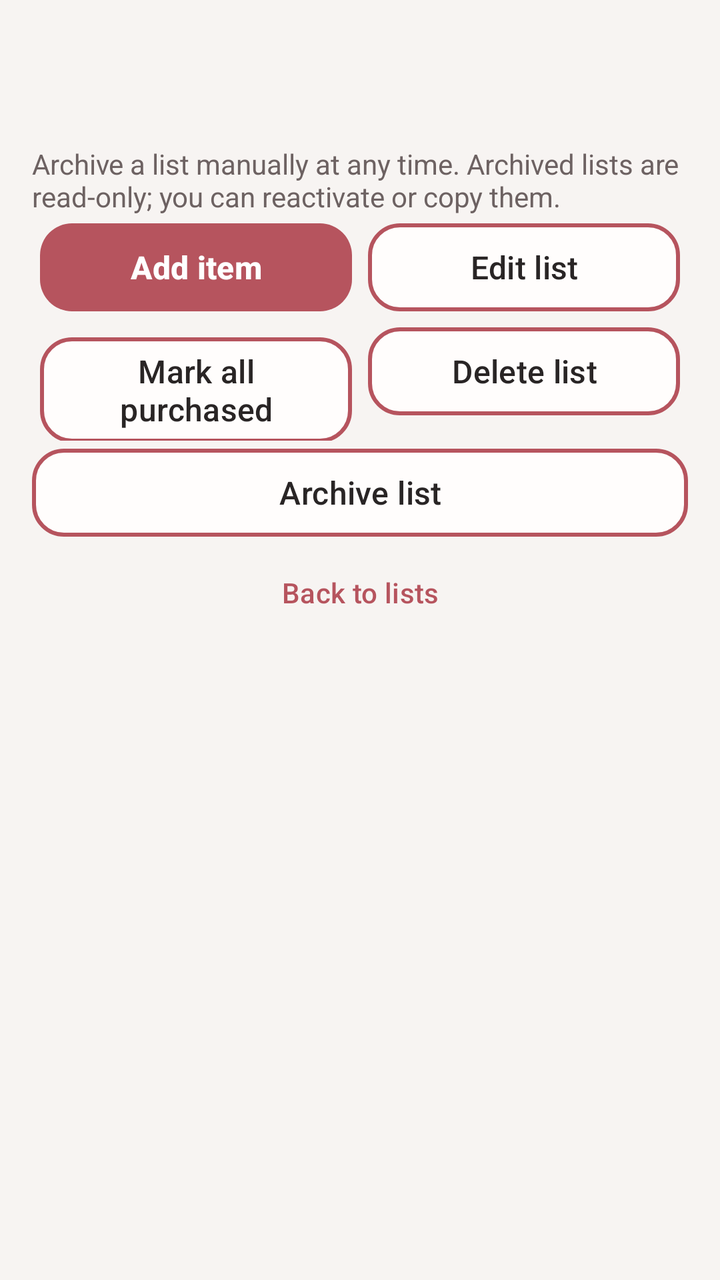
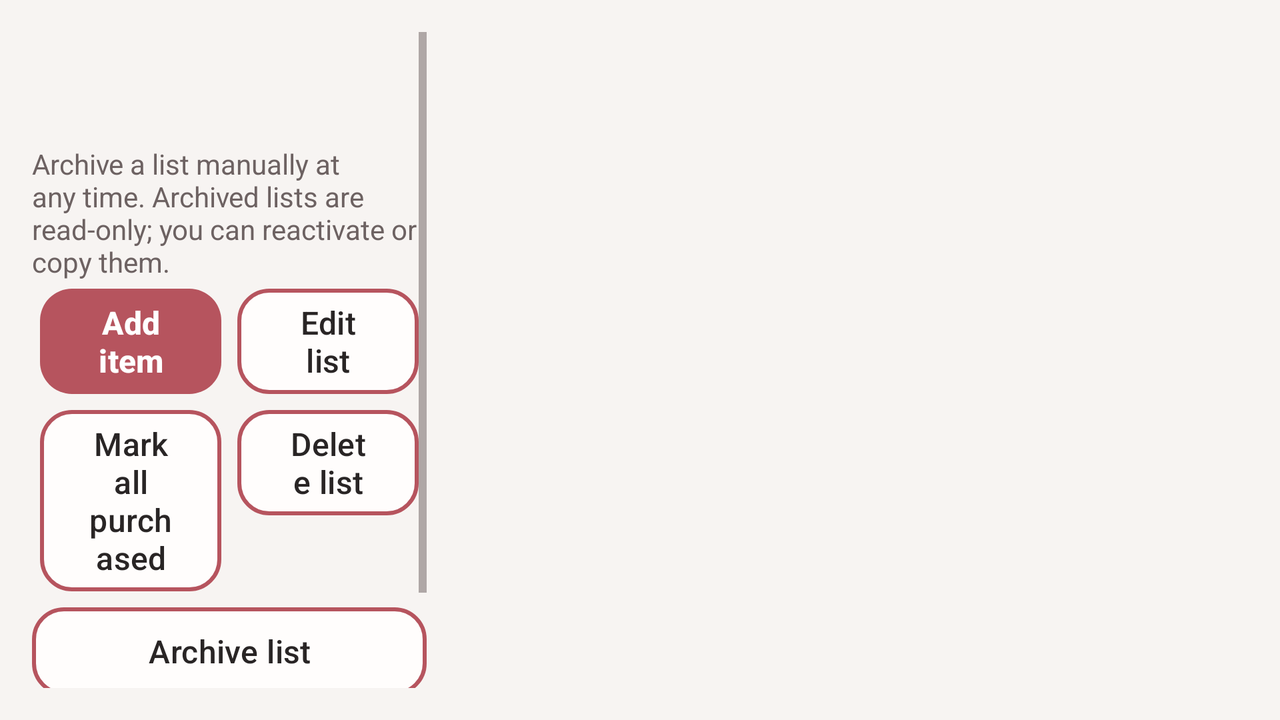

The same Android screen from two of the app's own layout files: first res/layout/ as a phone draws it, then the repository's variant for another configuration, drawn on a device whose configuration selects that folder. Both files follow.
<!-- AndroidManifest.xml: application theme Theme.RecipeApp -->
<!-- res/layout/fragment_shopping_detail.xml -->
<?xml version="1.0" encoding="utf-8"?>
<LinearLayout xmlns:android="http://schemas.android.com/apk/res/android" android:layout_width="match_parent" android:layout_height="match_parent" android:orientation="vertical" android:padding="16dp">
    <include layout="@layout/shopping_detail_controls"/>
    <TextView android:id="@+id/shopping_items_empty" android:text="@string/shopping_items_empty" android:layout_width="match_parent" android:layout_height="wrap_content" style="@style/AppText" android:visibility="gone" android:accessibilityLiveRegion="polite" android:gravity="center"/>
    <ListView android:id="@+id/shopping_items" android:layout_width="match_parent" android:layout_height="0dp" android:layout_weight="1" android:clipToPadding="false" android:paddingBottom="16dp" android:divider="@color/app_outline" android:dividerHeight="1dp"/>
</LinearLayout>
<!-- res/layout/shopping_detail_controls.xml (included above) -->
<?xml version="1.0" encoding="utf-8"?>
<LinearLayout xmlns:android="http://schemas.android.com/apk/res/android" android:layout_width="match_parent" android:layout_height="wrap_content" android:orientation="vertical">
    <TextView android:id="@+id/shopping_detail_title" android:layout_width="match_parent" android:layout_height="wrap_content" style="@style/AppTitle" android:accessibilityHeading="true"/>
    <TextView android:id="@+id/shopping_detail_progress" android:layout_width="match_parent" android:layout_height="wrap_content" style="@style/AppTextSecondary"/>
    <TextView android:text="@string/shopping_archive_notice" android:layout_width="match_parent" android:layout_height="wrap_content" style="@style/AppTextSecondary"/>
    <LinearLayout android:layout_width="match_parent" android:layout_height="wrap_content" android:orientation="horizontal">
        <com.google.android.material.button.MaterialButton android:id="@+id/shopping_add_item" android:layout_width="0dp" android:layout_weight="1" android:layout_marginHorizontal="4dp" android:layout_height="wrap_content" android:text="@string/shopping_add_item" style="@style/PrimaryButton"/>
        <com.google.android.material.button.MaterialButton android:id="@+id/shopping_edit_list" android:layout_width="0dp" android:layout_weight="1" android:layout_marginHorizontal="4dp" android:layout_height="wrap_content" android:text="@string/shopping_edit_list" style="@style/SecondaryButton"/>
    </LinearLayout>
    <LinearLayout android:layout_width="match_parent" android:layout_height="wrap_content" android:orientation="horizontal">
        <com.google.android.material.button.MaterialButton android:id="@+id/shopping_mark_all" android:layout_width="0dp" android:layout_weight="1" android:layout_marginHorizontal="4dp" android:layout_height="wrap_content" android:text="@string/shopping_mark_all" style="@style/SecondaryButton"/>
        <com.google.android.material.button.MaterialButton android:id="@+id/shopping_delete_list" android:layout_width="0dp" android:layout_weight="1" android:layout_marginHorizontal="4dp" android:layout_height="wrap_content" android:text="@string/shopping_delete_list" style="@style/SecondaryButton"/>
    </LinearLayout>
    <com.google.android.material.button.MaterialButton android:id="@+id/shopping_archive_list" android:layout_width="match_parent" android:layout_height="wrap_content" android:text="@string/shopping_archive_action" style="@style/SecondaryButton"/>
    <com.google.android.material.button.MaterialButton android:id="@+id/shopping_reactivate_list" android:layout_width="match_parent" android:layout_height="wrap_content" android:text="@string/shopping_reactivate_action" style="@style/PrimaryButton" android:visibility="gone"/>
    <com.google.android.material.button.MaterialButton android:id="@+id/shopping_copy_list" android:layout_width="match_parent" android:layout_height="wrap_content" android:text="@string/shopping_copy_action" style="@style/SecondaryButton" android:visibility="gone"/>
    <com.google.android.material.button.MaterialButton android:id="@+id/shopping_back" android:layout_width="match_parent" android:layout_height="wrap_content" android:text="@string/shopping_back" style="@style/Widget.Material3.Button.TextButton"/>
</LinearLayout>
<!-- resources referenced by this layout -->
<resources>
  <color name="app_outline">#DCCBCB</color>
  <string name="shopping_add_item">Add item</string>
  <string name="shopping_archive_action">Archive list</string>
  <string name="shopping_archive_notice">Archive a list manually at any time. Archived lists are read-only; you can reactivate or copy them.</string>
  <string name="shopping_back">Back to lists</string>
  <string name="shopping_copy_action">Create new list from this one</string>
  <string name="shopping_delete_list">Delete list</string>
  <string name="shopping_edit_list">Edit list</string>
  <string name="shopping_items_empty">This list is empty. Add an ingredient to get started.</string>
  <string name="shopping_mark_all">Mark all purchased</string>
  <string name="shopping_reactivate_action">Reactivate list</string>
  <style name="AppText">
          <item name="android:textColor">@color/app_text</item>
          <item name="android:textSize">16sp</item>
          <item name="android:textStyle">normal</item>
      </style>
  <style name="AppTextSecondary">
          <item name="android:textColor">@color/app_text_secondary</item>
          <item name="android:textSize">14sp</item>
          <item name="android:textStyle">normal</item>
      </style>
  <style name="AppTitle">
          <item name="android:textColor">@color/app_primary</item>
          <item name="android:textSize">28sp</item>
          <item name="android:textStyle">bold</item>
      </style>
  <style name="PrimaryButton" parent="Widget.Material3.Button">
          <item name="backgroundTint">@color/app_primary</item>
          <item name="android:textColor">@color/app_on_primary</item>
          <item name="android:textSize">16sp</item>
          <item name="android:textStyle">bold</item>
          <item name="android:textAllCaps">false</item>
          <item name="android:minHeight">52dp</item>
          <item name="cornerRadius">16dp</item>
      </style>
  <style name="SecondaryButton" parent="Widget.Material3.Button.OutlinedButton">
          <item name="backgroundTint">@color/app_surface</item>
          <item name="android:textColor">@color/app_text</item>
          <item name="android:textSize">16sp</item>
          <item name="android:textAllCaps">false</item>
          <item name="android:minHeight">52dp</item>
          <item name="cornerRadius">16dp</item>
          <item name="strokeColor">@color/app_primary</item>
          <item name="strokeWidth">2dp</item>
      </style>
  <style name="Theme.RecipeApp" parent="Base.Theme.RecipeApp" />
  <color name="app_text">#292525</color>
  <color name="app_text_secondary">#6D6262</color>
  <color name="app_primary">#B6545E</color>
  <color name="app_on_primary">#FFFFFF</color>
  <color name="app_surface">#FFFDFC</color>
  <style name="Base.Theme.RecipeApp" parent="Theme.Material3.DayNight.NoActionBar">
  
          
          <item name="colorPrimary">@color/app_primary</item>
          <item name="colorOnPrimary">@color/app_on_primary</item>
  
          
          <item name="colorSecondary">@color/app_primary</item>
          <item name="colorOnSecondary">@color/app_on_primary</item>
  
          
          <item name="colorSurface">@color/app_surface</item>
          <item name="colorOnSurface">@color/app_text</item>
  
          
          <item name="colorOutline">@color/app_outline</item>
  
          
          <item name="android:windowBackground">@color/app_background</item>
          <item name="android:colorBackground">@color/app_background</item>
  
          
          <item name="android:textColorPrimary">@color/app_text</item>
          <item name="android:textColorSecondary">@color/app_text_secondary</item>
  
      </style>
  <color name="app_background">#F7F4F2</color>
</resources>
<!-- res/layout-land/fragment_shopping_detail.xml (the repository's variant of the layout above) -->
<!-- drawn on the phone turned sideways -->
<?xml version="1.0" encoding="utf-8"?>
<LinearLayout xmlns:android="http://schemas.android.com/apk/res/android" android:layout_width="match_parent" android:layout_height="match_parent" android:orientation="horizontal" android:padding="16dp" android:baselineAligned="false">
    <ScrollView android:layout_width="0dp" android:layout_height="match_parent" android:layout_weight="1" android:fillViewport="true" android:clipToPadding="false">
        <include layout="@layout/shopping_detail_controls"/>
    </ScrollView>
    <FrameLayout android:layout_width="0dp" android:layout_height="match_parent" android:layout_weight="2" android:layout_marginStart="16dp">
        <TextView android:id="@+id/shopping_items_empty" android:text="@string/shopping_items_empty" android:layout_width="match_parent" android:layout_height="wrap_content" style="@style/AppText" android:visibility="gone" android:accessibilityLiveRegion="polite" android:gravity="center"/>
        <ListView android:id="@+id/shopping_items" android:layout_width="match_parent" android:layout_height="match_parent" android:clipToPadding="false" android:paddingBottom="16dp" android:divider="@color/app_outline" android:dividerHeight="1dp"/>
    </FrameLayout>
</LinearLayout>
